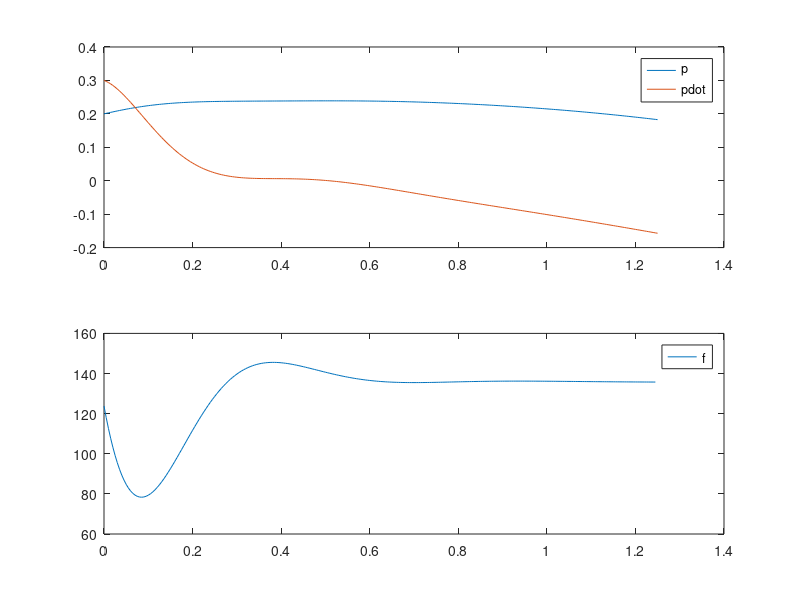

Here is the MATLAB script that generated this plot:
function startercode150024
[T,X,U,XFORDISPLAY] = RunSimulation;
PlotResults(T,X,U);
p = mat2str(XFORDISPLAY(1),4)
pdot = mat2str(XFORDISPLAY(2),4)
end

function [actuators,data] = initControlSystem(sensors,references,parameters,data)
%%%%%%%%%%%%%%%%%%
% MODIFY
%  45*pDD+8*pD+150*cos(p)==f
data.A = [0, 1; -1.8821, -8/45];
data.B = [0; 1/45];
data.C = [1, 0];
data.xhat = [0; 0];
data.u = 0;

pcon = [-3, -1.5];
pobs = [-6, -3];

data.K = acker(data.A, data.B, pcon);
data.L = acker(data.A', data.C', pobs)';
data.K
data.L
%
%%%%%%%%%%%%%%%%%%
[actuators,data] = runControlSystem(sensors,references,parameters,data);
end

function [actuators,data] = runControlSystem(sensors,references,parameters,data)
%%%%%%%%%%%%%%%%%%
% MODIFY
pE = -.6;
fE = 150*cos(pE);
u = -data.K*data.xhat;
y = sensors.pdot;
%y = sensors.p-pE;
data.xhat=data.xhat+(data.A*data.xhat+data.B*u-data.L*(data.C*data.xhat-y))*parameters.tStep;
actuators.f = u + fE;
%
%%%%%%%%%%%%%%%%%%
end

function [T,X,U,XFORDISPLAY] = RunSimulation
[t,x,tStep,nSteps,nStepsForDisplay] = InitSimulation;
T = t;
X = x;
U = [];
controller.init = @initControlSystem;
controller.run = @runControlSystem;
controller.sensors = GetSensors(t,x);
controller.references = struct;
controller.parameters = struct('tStep',tStep);
controller.data = struct;
[controller.actuators,controller.data] = ...
    controller.init(controller.sensors, ...
                    controller.references, ...
                    controller.parameters, ...
                    controller.data);
for iStep = 1:nSteps
    u = GetInput(controller.actuators);
    [t,x] = ode45(@(t,x) GetXDot(t,x,u),[t t+tStep],x);
    t = t(end);
    x = x(end,:)';
    controller.sensors = GetSensors(t,x);
    [controller.actuators,controller.data] = ...
    controller.run(controller.sensors, ...
                    controller.references, ...
                    controller.parameters, ...
                    controller.data);
    T = [T t];
    X = [X x];
    U = [U u];
    if iStep==nStepsForDisplay
        XFORDISPLAY = x;
    end
end
end

function [t,x,tStep,nSteps,nStepsForDisplay] = InitSimulation
t = 0;
x = [0.20; 0.30];
tStep = 0.005;
nStepsForDisplay = 25;
nSteps = 250;
end

function u = GetInput(actuators)
u = actuators.f;
end

function sensors = GetSensors(t,x)
sensors.t = t;
sensors.pdot = x(2);
end

function xdot = GetXDot(t,x,u)
xdot = [x(2); (1/45)*(-(8*x(2)+150*cos(x(1)))+u(1))];
end

function PlotResults(T,X,U)
clf;
subplot(2,1,1);
plot(T,X);
legend('p','pdot');
subplot(2,1,2);
plot(T(1:end-1),U);
legend('f');
end
